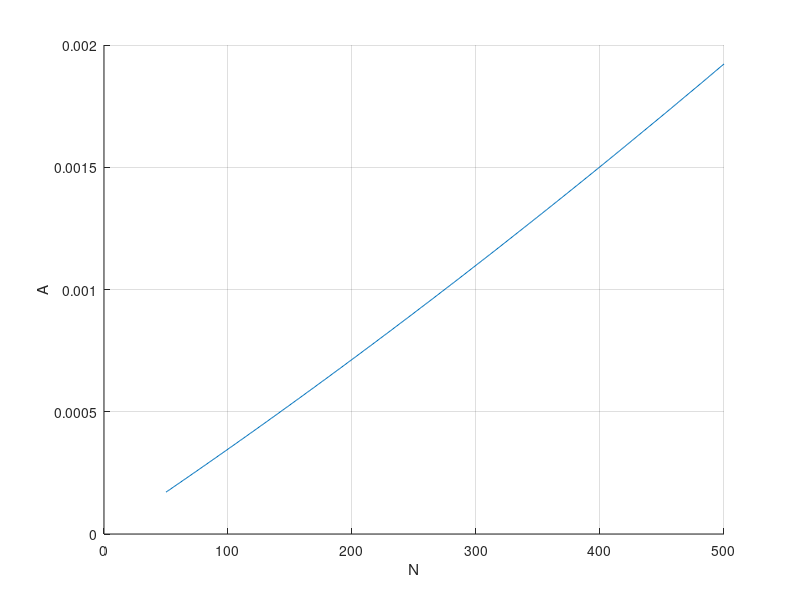

MATLAB code to generate this figure:
format compact
clear all

i = 0;
for N = 50 : 1 : 500 
i=i+1;

%% Design parameters
V = 100;% voltage
u = 1e-6;
linewidth = 5*u; %Minimum linewidth
w = linewidth; %width of flexure
gf = linewidth; %gap between fingers
wf = linewidth; %width of fingers
Lf = 60*u; %Finger length
h = 20*u; %layer thickness
%N = 70; %Total number of fingers
L = 500*u; %length of flexure

%% Material properties
rho = 2350; %density of Silicon
e0 = 8.85e-12;% Permittivity of Air
E = 169e9; %Elastic modulus

%% Force
F = N * e0 * h * V^2 / gf; %Combdrive force computation
 
%% Mass
LM = 1e-3; %Length of main mass
main_mass = rho * h * LM^2; 
finger_mass = rho * h * 2*N * wf * Lf; 
M = main_mass + finger_mass; %Computing the Bulk Mass

%% Spring & angular frequency
K = 3 * E * h*w^3 / (12 * (L/2)^3);  %Stiffness computation
omega = sqrt(K/M); %Resonace [rad/sec]

%% Damping
overlap = 40*u; %overlap of fingers
h_SiO2 = 2*u; %thickness of air under proof mass
mu = 1.75e-5; %viscosity of air [sPa]
Df = mu * overlap * h / gf; %Damping contribution by the fingers
DM = mu * LM^2 / h_SiO2; %Damping contribution by the mass
D = DM + Df; %Total damping
    
%% Amplitude at resonance
A = F / (D * omega); %Amplitude of Resonance
Q = omega * M / D; %Quality factor computation

x(i) = N;
y(i) = A;

end

figure(1); clf; hold on; grid on; plot(x,y,'-');
ylabel('A');
xlabel('N');

%% Results
'------ Results -------'
F %comb drive force
K %flexure stiffness
M %proof mass
omega %angular resonance frequency
A %amplitude of motion

